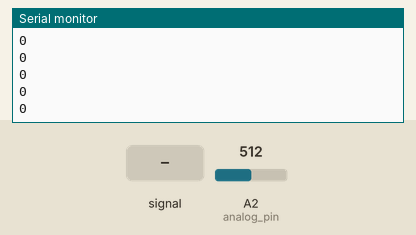
This sketch was run on a simulated Arduino Uno, built with avr-gcc and run on an emulated ATmega328P. Shown: the last lines printed to the serial monitor. Inputs (shaded band) come from the test bench; at power-on: A2 (analog_pin) = 512.

Above: at 1.2 s.
1.3 s: A2 (analog_pin) fed a 200 Hz sine of ±81 counts around its level
At 2.1 s:
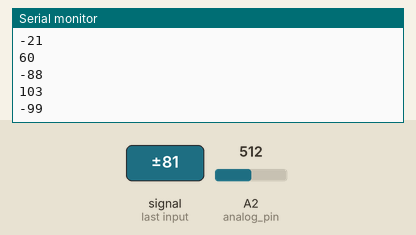
2.8 s: A2 (analog_pin) set to 716
At 3.5 s:
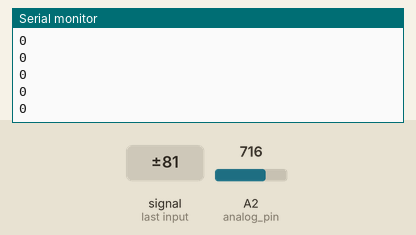
4.3 s: A2 (analog_pin) fed a 1000 Hz sine of ±255 counts around its level
At 5.3 s:
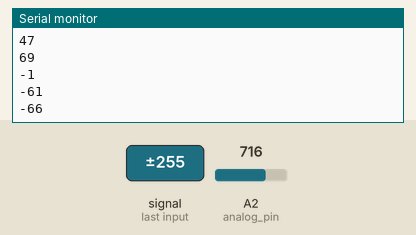
5.8 s: A2 (analog_pin) set to 900
At 6.4 s:
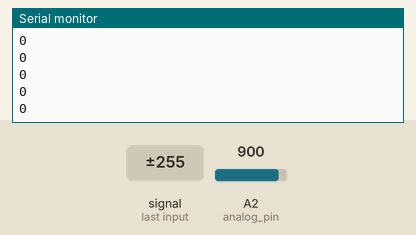
Timing chart, 0 to 8.3 s (numbered marks = the images above; inputs shaded):
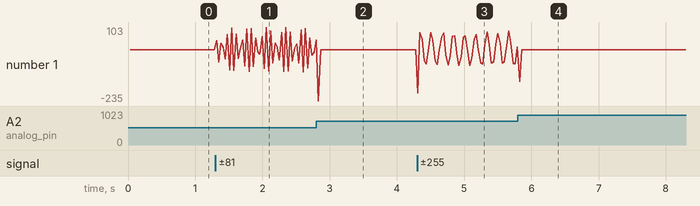

The sketch:

capacitiveTouch.ino
```cpp
long result;   //variable for the result of the tx_rx measurement.
int analog_pin = 16;
int tx_pin = 17;

void setup() {
    pinMode(tx_pin, OUTPUT);      //Pin 4 provides the voltage step
    Serial.begin(9600);
}

void loop() {
    result = tx_rx();
    Serial.println(result);
}


long tx_rx(){         // Function to execute rx_tx algorithm and return a value
                      // that depends on coupling of two electrodes.
                      // Value returned is a long integer.
  int read_high;
  int read_low;
  int diff;
  long int sum;
  int N_samples = 100;    // Number of samples to take.  Larger number slows it down, but reduces scatter.

  sum = 0;

  for (int i = 0; i < N_samples; i++){
   digitalWrite(tx_pin,HIGH);              // Step the voltage high on conductor 1.
   read_high = analogRead(analog_pin);     // Measure response of conductor 2.
   delayMicroseconds(100);                 // Delay to reach steady state.
   digitalWrite(tx_pin,LOW);               // Step the voltage to zero on conductor 1.
   read_low = analogRead(analog_pin);      // Measure response of conductor 2.
   diff = read_high - read_low;            // desired answer is the difference between high and low.
   sum += diff;                            // Sums up N_samples of these measurements.
 }
  return sum;
}                                          // End of tx_rx function.
```

Measured:
- after the input at 1.3 s, the serial monitor: prints a new line at once (image 1)
- after the input at 2.8 s, the serial monitor: prints a new line at once (image 2)
- after the input at 4.3 s, the serial monitor: prints a new line at once (image 3)
- plotted number 1: 0 → 45 after the input at 1.3 s, 0 → 13 after the input at 4.3 s
